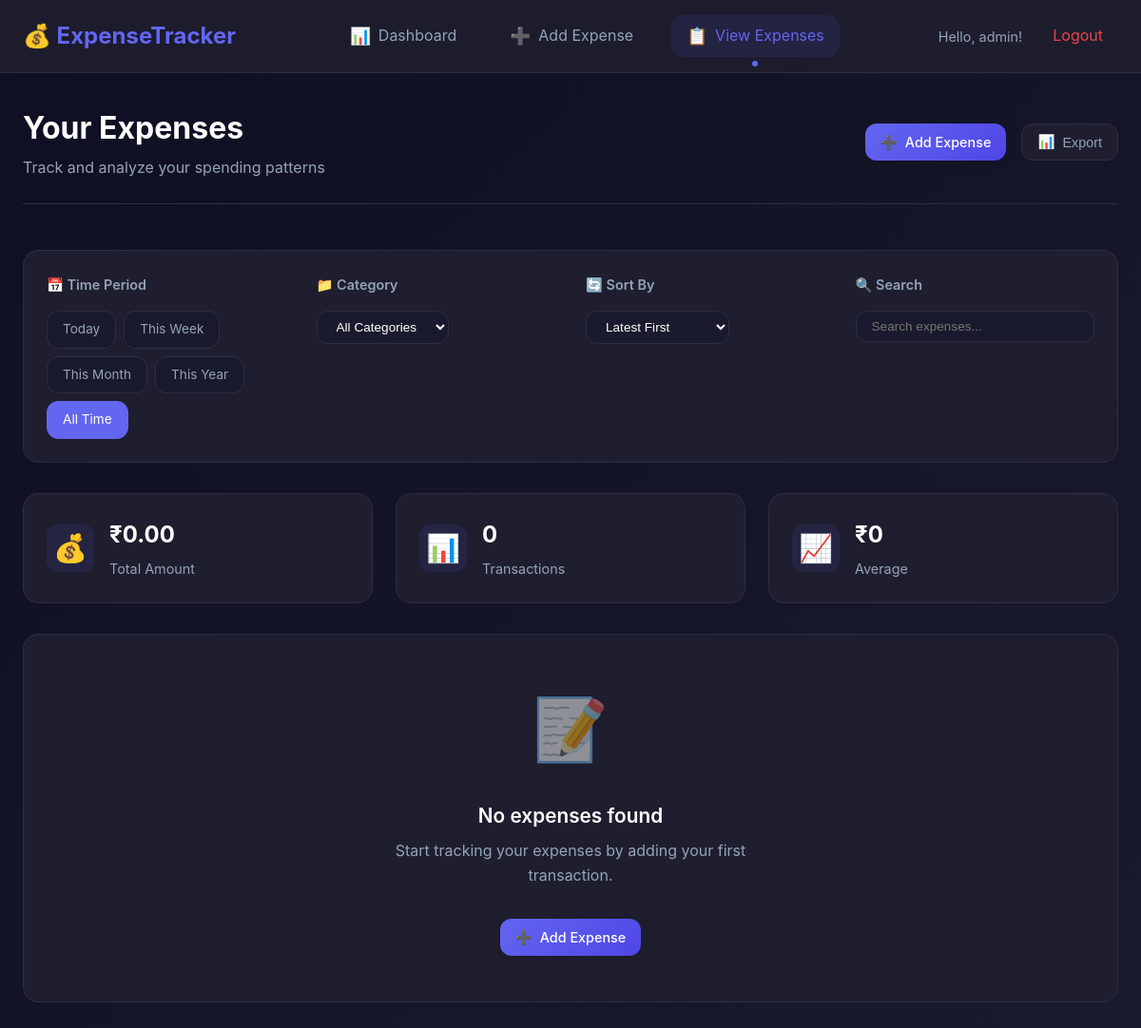
The app's page /view_expenses (signed in), older data.
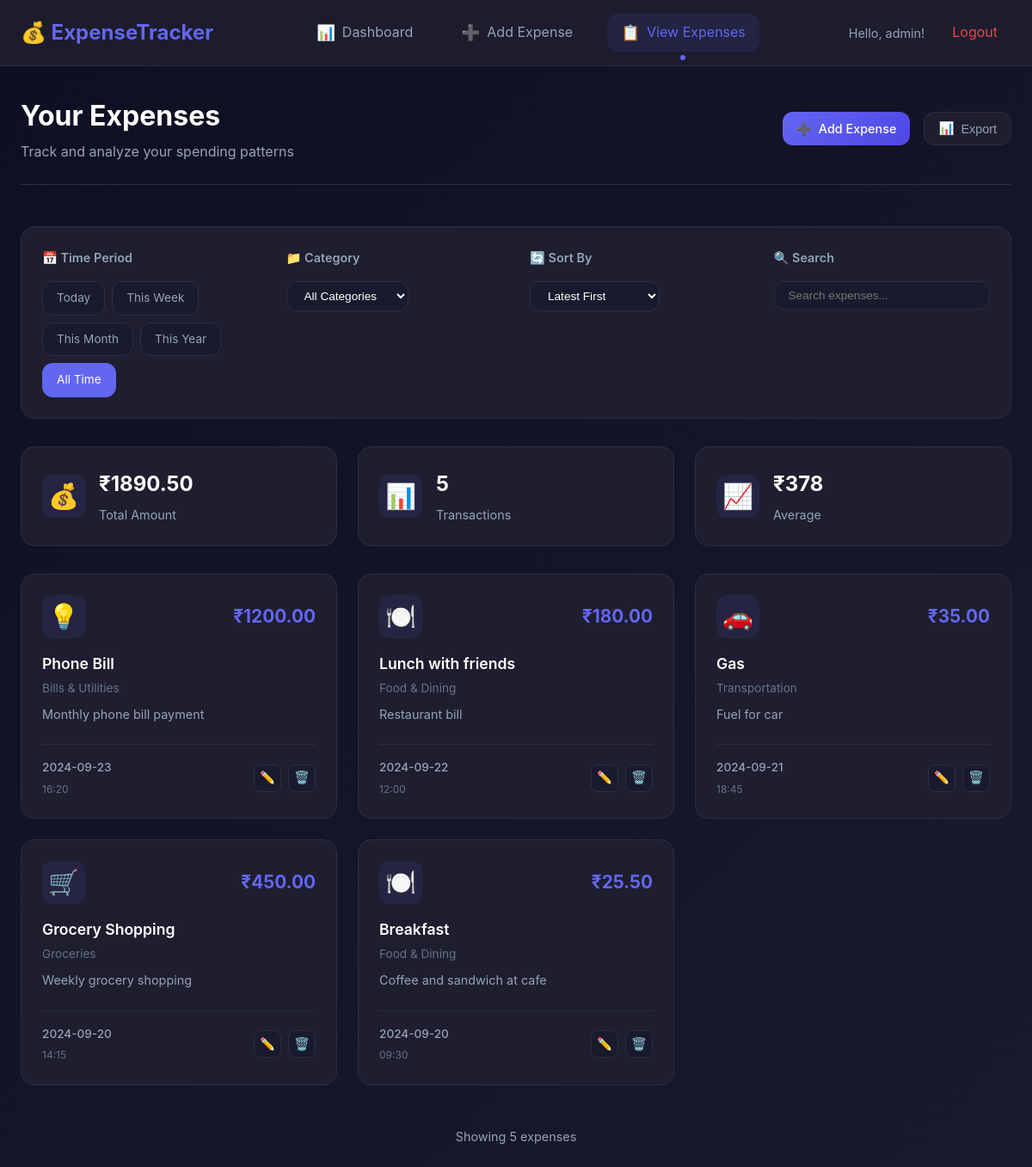
The same page, newer data.
### tables this page shows
CREATE TABLE expenses (
            id INTEGER PRIMARY KEY AUTOINCREMENT,
            user_id INTEGER NOT NULL,
            expense_date DATE NOT NULL,
            expense_time TIME NOT NULL,
            amount DECIMAL(10, 2) NOT NULL,
            subject TEXT NOT NULL,
            description TEXT,
            category TEXT DEFAULT 'Other',
            payment_method TEXT DEFAULT 'Cash',
            tags TEXT,
            is_recurring BOOLEAN DEFAULT 0,
            created_at TIMESTAMP DEFAULT CURRENT_TIMESTAMP,
            updated_at TIMESTAMP DEFAULT CURRENT_TIMESTAMP,
            FOREIGN KEY (user_id) REFERENCES users (id) ON DELETE CASCADE
        );

### app.py (the view)
@app.route('/view_expenses')
def view_expenses():
    if 'user_id' not in session:
        flash('Please login to view expenses!', 'error')
        return redirect(url_for('login'))
    filter_type = request.args.get('filter', 'all')
    sort_by = request.args.get('sort', 'date_desc')
    category_filter = request.args.get('category', 'all')
    conn = get_db_connection()
    query = 'SELECT * FROM expenses WHERE user_id = ?'
    params = [session['user_id']]
    if filter_type == 'today':
        query += ' AND expense_date = date("now")'
    elif filter_type == 'week':
        query += ' AND expense_date >= date("now", "-7 days")'
    elif filter_type == 'month':
        query += ' AND strftime("%Y-%m", expense_date) = strftime("%Y-%m", "now")'
    elif filter_type == 'year':
        query += ' AND strftime("%Y", expense_date) = strftime("%Y", "now")'
    if category_filter != 'all':
        query += ' AND category = ?'
        params.append(category_filter)
    if sort_by == 'date_desc':
        query += ' ORDER BY expense_date DESC, expense_time DESC'
    elif sort_by == 'date_asc':
        query += ' ORDER BY expense_date ASC, expense_time ASC'
    elif sort_by == 'amount_desc':
        query += ' ORDER BY amount DESC'
    elif sort_by == 'amount_asc':
        query += ' ORDER BY amount ASC'
    elif sort_by == 'category':
        query += ' ORDER BY category, expense_date DESC'
    expenses = conn.execute(query, params).fetchall()
    categories = conn.execute(
        'SELECT DISTINCT category FROM expenses WHERE user_id = ? ORDER BY category',
        (session['user_id'],)
    ).fetchall()
    total_amount = sum(expense['amount'] for expense in expenses)
    conn.close()
    return render_template('view_expenses.html',
                         expenses=expenses,
                         categories=categories,
                         total_amount=total_amount,
                         current_filter=filter_type,
                         current_sort=sort_by,
                         current_category=category_filter)

### database.py (called while the page is built)
def get_db_connection():
    conn = sqlite3.connect(DATABASE)
    conn.row_factory = sqlite3.Row
    return conn

### templates/view_expenses.html (shortened to what this page needs)
{% extends "base.html" %}
{% block content %}
<div class="view-expenses-page">
    <div class="page-header">
        <div class="header-content">
            <h1 class="page-title">Your Expenses</h1>
            <p class="page-subtitle">Track and analyze your spending patterns</p>
        </div>
        <div class="header-actions">
            <a href="{{ url_for('add_expense') }}" class="btn btn-primary">
                <span class="btn-icon">➕</span>
                Add Expense
            </a>
            <button class="btn btn-secondary" id="exportBtn">
                <span class="btn-icon">📊</span>
                Export
            </button>
        </div>
    </div>
    <div class="filter-panel">
        <div class="filter-section">
            <h3 class="filter-title">📅 Time Period</h3>
            <div class="filter-buttons">
                <a href="{{ url_for('view_expenses', filter='today') }}"
                   class="filter-btn {% if current_filter == 'today' %}active{% endif %}">
                    Today
                </a>
                <a href="{{ url_for('view_expenses', filter='week') }}"
                   class="filter-btn {% if current_filter == 'week' %}active{% endif %}">
                    This Week
                </a>
                <a href="{{ url_for('view_expenses', filter='month') }}"
                   class="filter-btn {% if current_filter == 'month' %}active{% endif %}">
                    This Month
                </a>
                <a href="{{ url_for('view_expenses', filter='year') }}"
                   class="filter-btn {% if current_filter == 'year' %}active{% endif %}">
                    This Year
                </a>
                <a href="{{ url_for('view_expenses', filter='all') }}"
                   class="filter-btn {% if current_filter == 'all' %}active{% endif %}">
                    All Time
                </a>
            </div>
        </div>
        <div class="filter-section">
            <h3 class="filter-title">📁 Category</h3>
            <div class="category-filter">
                <select id="categoryFilter" class="filter-select">
                    <option value="all" {% if current_category == 'all' %}selected{% endif %}>All Categories</option>
                </select>
            </div>
        </div>
        <div class="filter-section">
            <h3 class="filter-title">🔄 Sort By</h3>
            <div class="sort-buttons">
                <select id="sortFilter" class="filter-select">
                    <option value="date_desc" {% if current_sort == 'date_desc' %}selected{% endif %}>Latest First</option>
                </select>
            </div>
        </div>
    </div>
    <div class="summary-section">
        <div class="summary-cards">
            <div class="summary-card">
                <div class="summary-icon">💰</div>
                <div class="summary-content">
                    <h3 class="summary-value">₹{{ "%.2f"|format(total_amount) }}</h3>
                    <p class="summary-label">Total Amount</p>
                </div>
            </div>
            <div class="summary-card">
                <div class="summary-icon">📊</div>
                <div class="summary-content">
                    <h3 class="summary-value">{{ expenses|length }}</h3>
                    <p class="summary-label">Transactions</p>
                </div>
            </div>
            <div class="summary-card">
                <div class="summary-icon">📈</div>
                <div class="summary-content">
                    <h3 class="summary-value">₹{{ "%.0f"|format(total_amount / expenses|length if expenses else 0) }}</h3>
                    <p class="summary-label">Average</p>
                </div>
            </div>
        </div>
    </div>
    <div class="expenses-section">
        {% if expenses %}
            <div class="expenses-grid">
                {% for expense in expenses %}
                <div class="expense-card" data-category="{{ expense.category }}" data-amount="{{ expense.amount }}">
                    <div class="expense-header">
                        <div class="expense-category-icon">
                            {% if expense.category == 'Food & Dining' %}🍽️
                            {% elif expense.category == 'Transportation' %}🚗
                            {% elif expense.category == 'Shopping' %}🛍️
                            {% elif expense.category == 'Bills & Utilities' %}💡
                            {% elif expense.category == 'Entertainment' %}🎬
                            {% elif expense.category == 'Healthcare' %}🏥
                            {% elif expense.category == 'Groceries' %}🛒
                            {% elif expense.category == 'Gas' %}⛽
                            {% else %}💰{% endif %}
                        </div>
                        <div class="expense-amount">
                            <span class="amount-value">₹{{ "%.2f"|format(expense.amount) }}</span>
                        </div>
                    </div>
                    <div class="expense-body">
                        <h4 class="expense-title">{{ expense.subject }}</h4>
                        <p class="expense-category">{{ expense.category }}</p>
                        {% if expense.description %}
                            <p class="expense-description">{{ expense.description }}</p>
                        {% endif %}
                    </div>
                    <div class="expense-footer">
                        <div class="expense-datetime">
                            <span class="expense-date">{{ expense.expense_date }}</span>
                            <span class="expense-time">{{ expense.expense_time }}</span>
                        </div>
                        <div class="expense-actions">
                            <button class="action-btn edit-btn" data-id="{{ expense.id }}">✏️</button>
                            <button class="action-btn delete-btn" data-id="{{ expense.id }}">🗑️</button>
                        </div>
                    </div>
                </div>
                {% endfor %}
            </div>
            <div class="pagination">
                <div class="pagination-info">
                    Showing {{ expenses|length }} expenses
                </div>
            </div>
        {% else %}
            <div class="empty-state">
                <div class="empty-icon">📝</div>
                <h3 class="empty-title">No expenses found</h3>
                <p class="empty-description">
                    {% if current_filter != 'all' %}
                        Try changing your filter settings or add some expenses for this period.
                    {% else %}
                        Start tracking your expenses by adding your first transaction.
                    {% endif %}
                </p>
                <a href="{{ url_for('add_expense') }}" class="btn btn-primary">
                    <span class="btn-icon">➕</span>
                    Add Expense
                </a>
            </div>
        {% endif %}
    </div>
</div>
{% endblock %}

### templates/base.html (shortened to what this page needs)
<!DOCTYPE html>
<html lang="en">
<head>
    <link rel="stylesheet" href="{{ url_for('static', filename='css/style.css') }}">
</head>
<body>
    <div class="app-container">
        <nav class="navbar" {% if request.endpoint in ['index', 'login', 'register'] %}style="display: none;"{% endif %}>
            <div class="nav-container">
                <div class="nav-logo">
                    <h2>💰 ExpenseTracker</h2>
                </div>
                <div class="nav-links">
                    <a href="{{ url_for('dashboard') }}" class="nav-link {% if request.endpoint == 'dashboard' %}active{% endif %}">
                        <span class="nav-icon">📊</span>Dashboard
                    </a>
                    <a href="{{ url_for('add_expense') }}" class="nav-link {% if request.endpoint == 'add_expense' %}active{% endif %}">
                        <span class="nav-icon">➕</span>Add Expense
                    </a>
                    <a href="{{ url_for('view_expenses') }}" class="nav-link {% if request.endpoint == 'view_expenses' %}active{% endif %}">
                        <span class="nav-icon">📋</span>View Expenses
                    </a>
                </div>
                <div class="nav-user">
                    {% if session.username %}
                        <span class="username">Hello, {{ session.username }}!</span>
                        <a href="{{ url_for('logout') }}" class="logout-btn">Logout</a>
                    {% endif %}
                </div>
            </div>
        </nav>
        <main class="main-content">
            {% block content %}{% endblock %}
        </main>
    </div>
</body>
</html>

Row changes from the older to the newer data that the page shows:
added expenses: amount "1200.00", subject "Phone Bill", category "Bills & Utilities", description "Monthly phone bill payment", expense_date "2024-09-23", expense_time "16:20"
added expenses: amount "180.00", subject "Lunch with friends", category "Food & Dining", description "Restaurant bill", expense_date "2024-09-22", expense_time "12:00"
added expenses: amount "35.00", subject "Gas", category "Transportation", description "Fuel for car", expense_date "2024-09-21", expense_time "18:45"
added expenses: amount "450.00", subject "Grocery Shopping", category "Groceries", description "Weekly grocery shopping", expense_date "2024-09-20", expense_time "14:15"
added expenses: amount "25.50", subject "Breakfast", category "Food & Dining", description "Coffee and sandwich at cafe", expense_date "2024-09-20", expense_time "09:30"
Text that changed along with them:
{{ "%.2f"|format(total_amount) }}: "0.00" → "1890.50"
{{ expenses|length }}: "0" → "5"
{{ "%.0f"|format(total_amount / expenses|length if expenses else 0) }}: "0" → "378"
{{ expenses|length }}: (not shown) → "5"
text no longer shown: "📝 No expenses found Start tracking your expenses by adding your first transaction. ➕ Add Expense"
text now shown: "Showing expenses"
